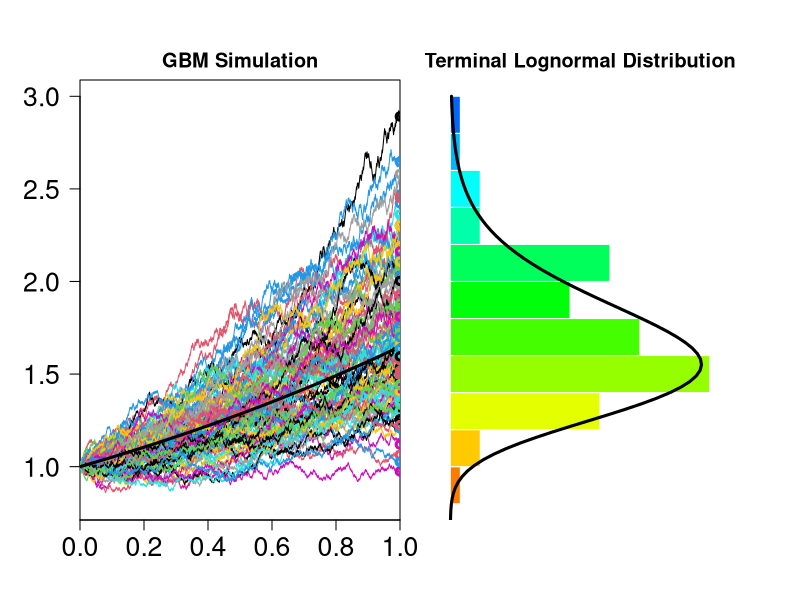

Here is the R script that generated this plot:
N <- 1000
t <- 0:N
dt <- 1 / N
ns <- 100

sigma <- 0.2
r <- 0.5

# Bernoulli-based one-step returns
a <- (1 + r * dt) * (1 - sigma * sqrt(dt)) - 1
b <- (1 + r * dt) * (1 + sigma * sqrt(dt)) - 1

# Simulated returns
X <- matrix(
  a + (b - a) * rbinom(ns * N, 1, 0.5),
  nrow = ns,
  ncol = N
)

# Convert returns to price paths
X <- cbind(1, t(apply(1 + X, 1, cumprod)))

# Histogram of terminal values
H <- hist(X[, N + 1], plot = FALSE)

# Two-panel layout
dev.new(width = 16, height = 7)
layout(matrix(c(1, 2), nrow = 1, byrow = TRUE))

par(mar = c(2, 2, 2, 0), oma = c(2, 2, 2, 2))

# Left plot: simulated GBM paths
plot(
  t * dt,
  X[1, ],
  xlab = "Time",
  ylab = "",
  type = "l",
  ylim = c(0.8, 3),
  col = 0,
  xaxs = "i",
  las = 1,
  cex.axis = 1.6,
  main = "GBM Simulation"
)

for (i in 1:ns) {
  lines(t * dt, X[i, ], col = i)
}

# Expected growth path
lines(
  t * dt,
  (1 + r * dt)^t,
  type = "l",
  lty = 1,
  lwd = 3,
  col = "black"
)

# Terminal points
for (i in 1:ns) {
  points(1, X[i, N + 1], pch = 1, lwd = 3, col = i)
}

# Right plot: histogram + lognormal density
x <- seq(0.01, 3, length.out = 100)

px <- exp(
  - (log(x) - (r - sigma^2 / 2))^2 / (2 * sigma^2)
) / (x * sigma * sqrt(2 * pi))

pl <- rainbow(length(H$density), start = 0.08, end = 0.6)

par(mar = c(2, 2, 2, 2))

plot(
  NULL,
  xlab = "",
  ylab = "",
  xlim = c(0, max(px, H$density)),
  ylim = c(0.8, 3),
  axes = FALSE,
  las = 1,
  main = "Terminal Lognormal Distribution"
)

rect(
  xleft = 0,
  ybottom = H$breaks[-length(H$breaks)],
  xright = H$density,
  ytop = H$breaks[-1],
  col = pl,
  border = "white"
)

lines(px, x, type = "l", lty = 1, lwd = 3, col = "black")
